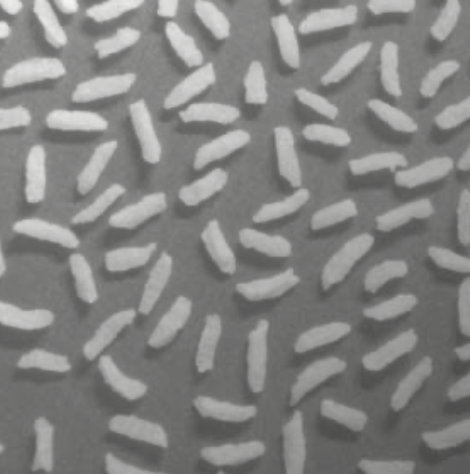
#> input picture classes/class10/class10-morphology/images/rice_grains.png, 470 x 474 px, found by its file name; the run also reads 1 picture not shown here
$ jupyter execute --allow-errors morphology-grayscale.ipynb   (shell and % lines are left out)
#> lines starting #> are read from the running program, lines starting #| are printed output that depends on the picture; after the words box and inside, x2 and y2 are one past the last pixel; in counts of white or black regions, pixels touching at a corner belong together
# Morphology: Grayscale Methods

[cell 1]

import numpy as np

import matplotlib.image as img
import matplotlib.pyplot as plt

from skimage import io
from skimage.filters import threshold_otsu
from skimage.util import img_as_ubyte, invert

from skimage.morphology import disk, square
from skimage.morphology import dilation, erosion
from skimage.morphology import opening, closing

[cell 2]
def show_images(I, titles=None):
    fig, ax = plt.subplots(1, len(I), figsize=(10,10))

    for i in np.arange(0,len(I)):
        ax[i].imshow(I[i], cmap='gray')
        ax[i].set_axis_off()
        if titles != None:
            ax[i].set_title(titles[i])

[cell 3]
I1 = io.imread("../../images/rice_grains.png", as_gray=True)
#> I1: shape (474, 470) float64; min 0.289, max 0.957, mean 0.513
I1 = img_as_ubyte(I1)

B1 = np.where(I1<threshold_otsu(I1), False, True)
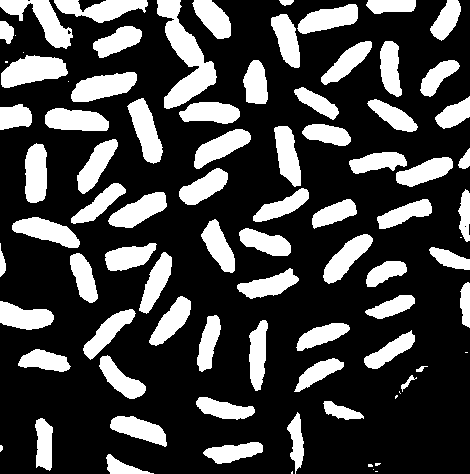
#> B1: shape (474, 470) bool; 26.9% white; 85 white regions (14 under 20 px), largest, box (x1, y1, x2, y2) and area: (157, 0, 217, 109) 2616, (1, 55, 68, 88) 1463, (0, 0, 73, 49) 1400

show_images([I1, B1], ['Original','Thresholded'])
#> the loop in show_images, `for i in np.arange(0,len(I)):` made 2 passes
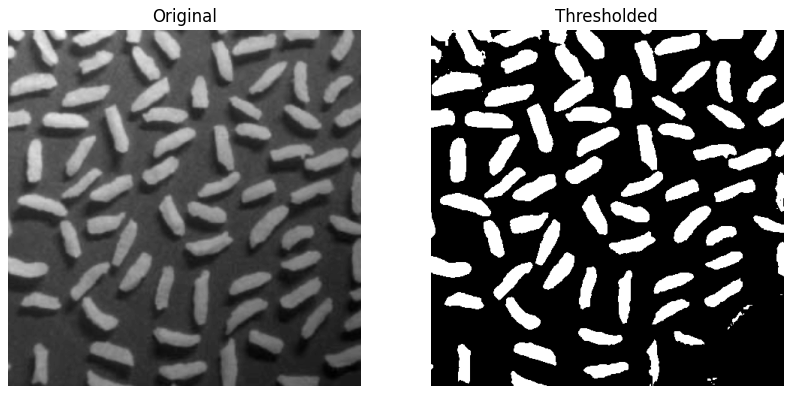
#> figure drawn by matplotlib, 2 panels

## Dilation and Erosion: Max and Min Filtering

[cell 4]
SE = disk(9)

ID = dilation(I1, SE)
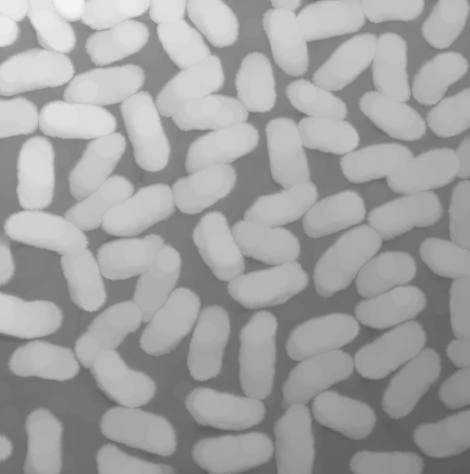
#> ID: shape (474, 470); min 90, max 244, mean 161
IE = erosion(I1, SE)
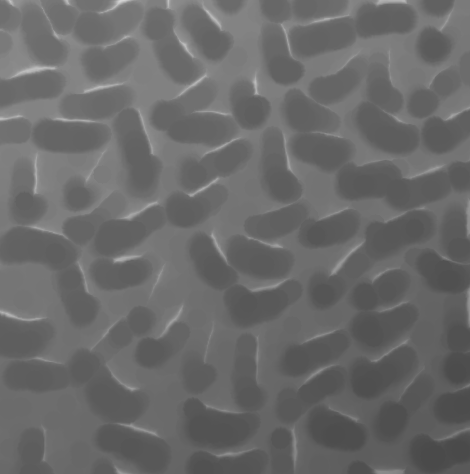
#> IE: shape (474, 470); min 74, max 211, mean 105.7

show_images([ID, IE], ['Dilation','Erosion'])
#> the loop in show_images (call 2), `for i in np.arange(0,len(I)):` made 2 passes

## Opening and Closing: Maxmin and Minmax Filtering

[cell 5]
SE = disk(9)

IO = opening(I1, SE)
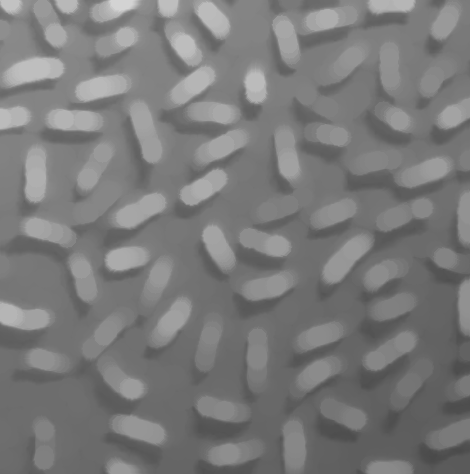
#> IO: shape (474, 470); min 74, max 211, mean 122.1
IC = closing(I1, SE)
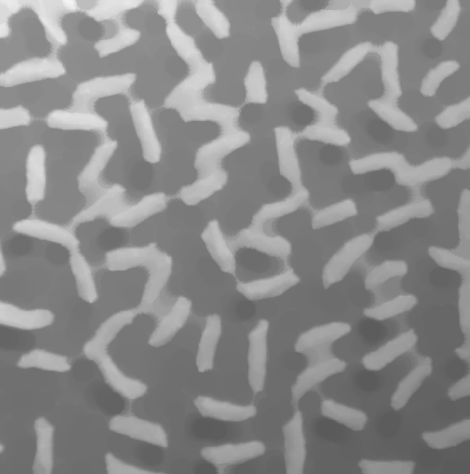
#> IC: shape (474, 470); min 90, max 244, mean 137.2

show_images([IO, IC], ['Opening','Closing'])

## Top-Hat Transformation: Shading Correction

[cell 6]
SE = disk(30)

TH = np.subtract(I1, opening(I1, SE))
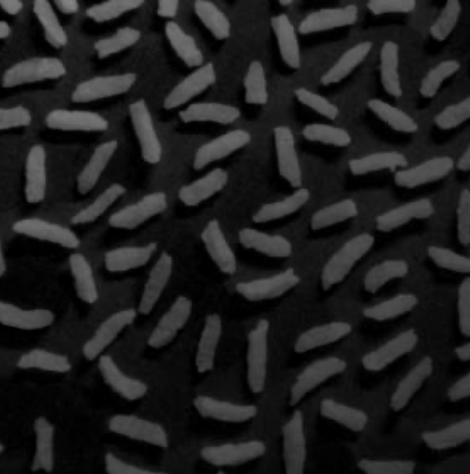
#> TH: shape (474, 470); min 0, max 133, mean 31.1
BH = np.where(TH<threshold_otsu(TH), False, True)
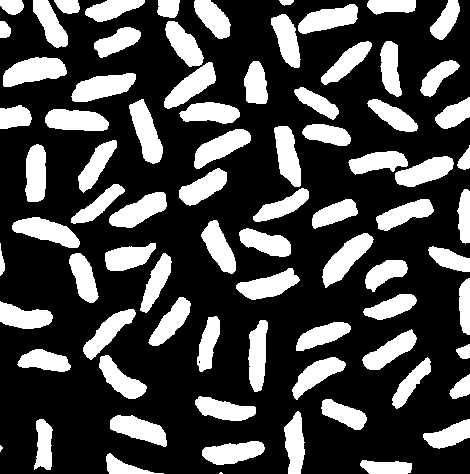
#> BH: shape (474, 470) bool; 28.5% white; 80 white regions (2 under 20 px), largest, box (x1, y1, x2, y2) and area: (3, 57, 67, 87) 1283, (322, 233, 374, 288) 1216, (71, 73, 136, 102) 1208

show_images([TH, BH], ['Top Hat Transformation','Thresholded'])
